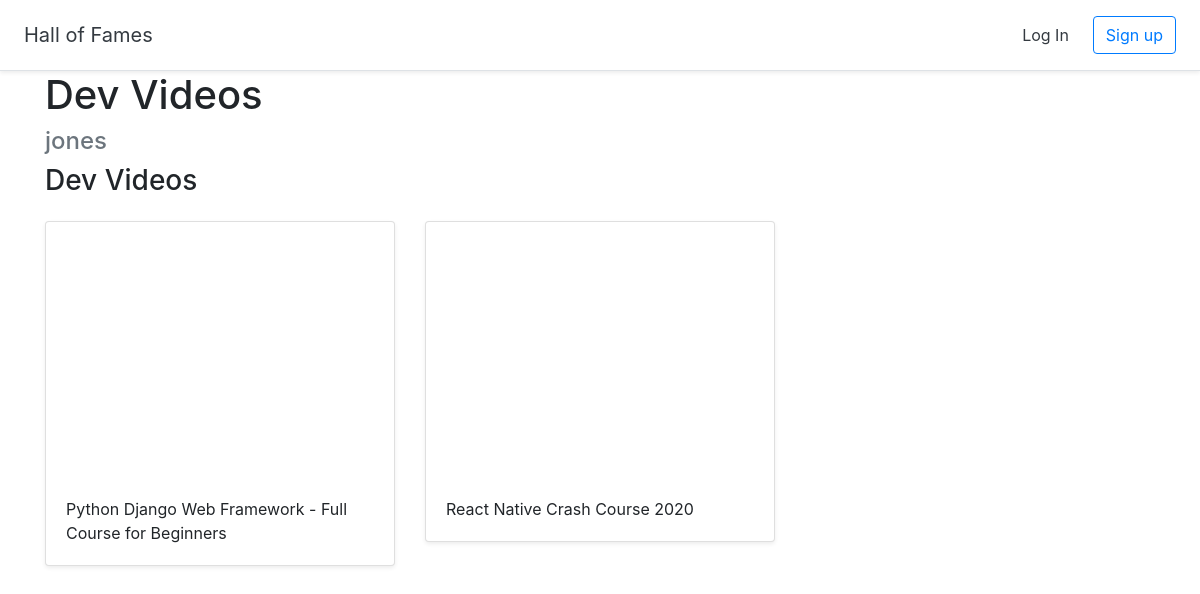
/hof/7/, run on the app's committed database.
### halls/models.py (models this page shows, shortened)
class Hall(models.Model):
    title = models.CharField(max_length=255)
    user = models.ForeignKey(User, on_delete = models.CASCADE)

class Video(models.Model):
    title = models.CharField(max_length=255)
    url = models.URLField()
    youtube_id = models.CharField(max_length=255)
    hall = models.ForeignKey(Hall, on_delete=models.CASCADE)

### halls/views.py (the view)
# urls.py: path('hof/<int:pk>/', views.DetailHall.as_view(), name='detail_hall'),
class DetailHall(generic.DetailView):
    model = Hall
    template_name = 'halls/detail_hall.html'

### halls/templates/halls/detail_hall.html (shortened to what this page needs)
{% extends 'halls/base.html' %}
{% block content %}
<div class="container">
    <h1>{{ hall.title }}</h1>
    <h4 class="text-muted">{{ hall.user.username }}</h4>
    <h3>{{ hall.title }}</h3>
     <div class="row">
        {% for video in hall.video_set.all %}
          <div class="col-md-4 mt-3">
            <div class="card mb-4 shadow-sm">
                <iframe width="100%" height="255" src="https://www.youtube.com/embed/{{ video.youtube_id }}" frameborder="0" allow="accelerometer; autoplay; encrypted-media; gyroscope; picture-in-picture" allowfullscreen></iframe>
                <div class="card-body"><p class="card-text">{{ video.title }}</p></div>
        </div>
          </div>
        {% endfor %}
      </div>
</div>
{% endblock %}

### data on the page
Hall: title "Dev Videos", user.username "jones"
Video: title "Python Django Web Framework - Full Course for Beginners"
Video: title "React Native Crash Course 2020"
